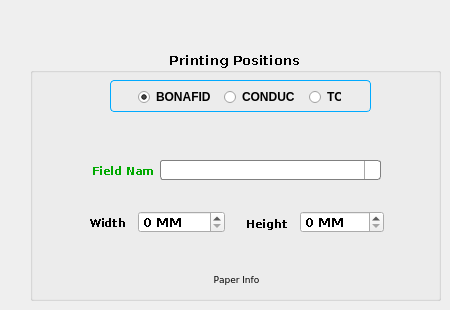
   <widget class="QWidget" name="printPage">
    <widget class="QGroupBox" name="printGB">
     <property name="geometry">
      <rect>
       <x>30</x>
       <y>50</y>
       <width>411</width>
       <height>251</height>
      </rect>
     </property>
     <property name="font">
      <font>
       <family>Verdana</family>
       <pointsize>10</pointsize>
       <weight>75</weight>
       <bold>true</bold>
       <stylestrategy>NoAntialias</stylestrategy>
       <kerning>false</kerning>
      </font>
     </property>
     <property name="title">
      <string>Printing Positions</string>
     </property>
     <property name="alignment">
      <set>Qt::AlignCenter</set>
     </property>
     <widget class="QLabel" name="label_9">
      <property name="geometry">
       <rect>
        <x>62</x>
        <y>114</y>
        <width>61</width>
        <height>13</height>
       </rect>
      </property>
      <property name="font">
       <font>
        <weight>75</weight>
        <bold>true</bold>
       </font>
      </property>
      <property name="text">
       <string>&lt;!DOCTYPE HTML PUBLIC &quot;-//W3C//DTD HTML 4.0//EN&quot; &quot;http://www.w3.org/TR/REC-html40/strict.dtd&quot;&gt;
&lt;html&gt;&lt;head&gt;&lt;meta name=&quot;qrichtext&quot; content=&quot;1&quot; /&gt;&lt;style type=&quot;text/css&quot;&gt;
p, li { white-space: pre-wrap; }
&lt;/style&gt;&lt;/head&gt;&lt;body style=&quot; font-family:'MS Shell Dlg 2'; font-size:8.25pt; font-weight:600; font-style:normal;&quot;&gt;
&lt;p style=&quot; margin-top:0px; margin-bottom:0px; margin-left:0px; margin-right:0px; -qt-block-indent:0; text-indent:0px;&quot;&gt;&lt;span style=&quot; font-size:8pt; color:#00aa00;&quot;&gt;Field Name&lt;/span&gt;&lt;/p&gt;&lt;/body&gt;&lt;/html&gt;</string>
      </property>
      <property name="buddy">
       <cstring>fieldCombo</cstring>
      </property>
     </widget>
     <widget class="QComboBox" name="fieldCombo">
      <property name="geometry">
       <rect>
        <x>130</x>
        <y>110</y>
        <width>221</width>
        <height>20</height>
       </rect>
      </property>
      <property name="minimumSize">
       <size>
        <width>101</width>
        <height>20</height>
       </size>
      </property>
      <property name="styleSheet">
       <string notr="true"> QComboBox {
     border: 1px solid gray;
     border-radius: 3px;
     padding: 1px 18px 1px 3px;
     min-width: 6em;
 }

 QComboBox:editable {
     background: white;
 }

 QComboBox:!editable, QComboBox::drop-down:editable {
      background: qlineargradient(x1: 0, y1: 0, x2: 0, y2: 1,
                                  stop: 0 #E1E1E1, stop: 0.4 #DDDDDD,
                                  stop: 0.5 #D8D8D8, stop: 1.0 #D3D3D3);
 }

 /* QComboBox gets the &quot;on&quot; state when the popup is open */
 QComboBox:!editable:on, QComboBox::drop-down:editable:on {
     background: qlineargradient(x1: 0, y1: 0, x2: 0, y2: 1,
                                 stop: 0 #D3D3D3, stop: 0.4 #D8D8D8,
                                 stop: 0.5 #DDDDDD, stop: 1.0 #E1E1E1);
 }

 QComboBox:on { /* shift the text when the popup opens */
     padding-top: 3px;
     padding-left: 4px;
 }

 QComboBox::drop-down {
     subcontrol-origin: padding;
     subcontrol-position: top right;
     width: 15px;

     border-left-width: 1px;
     border-left-color: darkgray;
     border-left-style: solid; /* just a single line */
     border-top-right-radius: 3px; /* same radius as the QComboBox */
     border-bottom-right-radius: 3px;
 }

 QComboBox::down-arrow {
     image: url(:/Images/down_arrow.png);
 }

 QComboBox::down-arrow:on { /* shift the arrow when popup is open */
     top: 1px;
     left: 1px;
 }</string>
      </property>
      <property name="currentIndex">
       <number>-1</number>
      </property>
      <property name="maxVisibleItems">
       <number>18</number>
      </property>
      <property name="maxCount">
       <number>20</number>
      </property>
      <property name="sizeAdjustPolicy">
       <enum>QComboBox::AdjustToContentsOnFirstShow</enum>
      </property>
     </widget>
     <widget class="QLabel" name="label_10">
      <property name="geometry">
       <rect>
        <x>59</x>
        <y>163</y>
        <width>51</width>
        <height>20</height>
       </rect>
      </property>
      <property name="font">
       <font>
        <pointsize>8</pointsize>
        <weight>75</weight>
        <bold>true</bold>
       </font>
      </property>
      <property name="text">
       <string>Width</string>
      </property>
      <property name="buddy">
       <cstring>xSB</cstring>
      </property>
     </widget>
     <widget class="QLabel" name="label_11">
      <property name="geometry">
       <rect>
        <x>216</x>
        <y>164</y>
        <width>51</width>
        <height>20</height>
       </rect>
      </property>
      <property name="font">
       <font>
        <pointsize>8</pointsize>
        <weight>75</weight>
        <bold>true</bold>
       </font>
      </property>
      <property name="text">
       <string>Height</string>
      </property>
      <property name="buddy">
       <cstring>ySB</cstring>
      </property>
     </widget>
     <widget class="QSpinBox" name="xSB">
      <property name="geometry">
       <rect>
        <x>108</x>
        <y>161</y>
        <width>87</width>
        <height>22</height>
       </rect>
      </property>
      <property name="styleSheet">
       <string notr="true">QSpinBox {
     padding-right: 15px; /* make room for the arrows */
     border-image: url(:Images/frame.png) 4;
     border-width: 3;
 }

 QSpinBox::up-button {
     subcontrol-origin: border;
     subcontrol-position: top right; /* position at the top right corner */

     width: 16px; /* 16 + 2*1px border-width = 15px padding + 3px parent border */
     border-image: url(:/Images/spinup.png) 1;
     border-width: 1px;
 }

 QSpinBox::up-button:hover {
     border-image: url(:/Images/spinup_hover.png) 1;
 }

 QSpinBox::up-button:pressed {
     border-image: url(:/Images/spinup_pressed.png) 1;
 }

 QSpinBox::up-arrow {
     image: url(:Images/up_arrow.png);
     width: 7px;
     height: 7px;
 }

 QSpinBox::up-arrow:disabled, QSpinBox::up-arrow:off { /* off state when value is max */
    image: url(:/Images/up_arrow_disabled.png);
 }

 QSpinBox::down-button {
     subcontrol-origin: border;
     subcontrol-position: bottom right; /* position at bottom right corner */

     width: 16px;
     border-image: url(:/Images/spindown.png) 1;
     border-width: 1px;
     border-top-width: 0;
 }

 QSpinBox::down-button:hover {
     border-image: url(:/Images/spindown_hover.png) 1;
 }

 QSpinBox::down-button:pressed {
     border-image: url(:/Images/spindown_pressed.png) 1;
 }

 QSpinBox::down-arrow {
     image: url(:/Images/down_arrow.png);
     width: 7px;
     height: 7px;
 }

 QSpinBox::down-arrow:disabled,
 QSpinBox::down-arrow:off { /* off state when value in min */
    image: url(:/Images/down_arrow_disabled.png);
 }</string>
      </property>
      <property name="frame">
       <bool>true</bool>
      </property>
      <property name="suffix">
       <string> MM</string>
      </property>
      <property name="maximum">
       <number>1000</number>
      </property>
      <property name="value">
       <number>0</number>
      </property>
     </widget>
     <widget class="QSpinBox" name="ySB">
      <property name="geometry">
       <rect>
        <x>270</x>
        <y>161</y>
        <width>84</width>
        <height>22</height>
       </rect>
      </property>
      <property name="styleSheet">
       <string notr="true">QSpinBox {
     padding-right: 15px; /* make room for the arrows */
     border-image: url(:Images/frame.png) 4;
     border-width: 3;
 }

 QSpinBox::up-button {
     subcontrol-origin: border;
     subcontrol-position: top right; /* position at the top right corner */

     width: 16px; /* 16 + 2*1px border-width = 15px padding + 3px parent border */
     border-image: url(:/Images/spinup.png) 1;
     border-width: 1px;
 }

 QSpinBox::up-button:hover {
     border-image: url(:/Images/spinup_hover.png) 1;
 }

 QSpinBox::up-button:pressed {
     border-image: url(:/Images/spinup_pressed.png) 1;
 }

 QSpinBox::up-arrow {
     image: url(:Images/up_arrow.png);
     width: 7px;
     height: 7px;
 }

 QSpinBox::up-arrow:disabled, QSpinBox::up-arrow:off { /* off state when value is max */
    image: url(:/Images/up_arrow_disabled.png);
 }

 QSpinBox::down-button {
     subcontrol-origin: border;
     subcontrol-position: bottom right; /* position at bottom right corner */

     width: 16px;
     border-image: url(:/Images/spindown.png) 1;
     border-width: 1px;
     border-top-width: 0;
 }

 QSpinBox::down-button:hover {
     border-image: url(:/Images/spindown_hover.png) 1;
 }

 QSpinBox::down-button:pressed {
     border-image: url(:/Images/spindown_pressed.png) 1;
 }

 QSpinBox::down-arrow {
     image: url(:/Images/down_arrow.png);
     width: 7px;
     height: 7px;
 }

 QSpinBox::down-arrow:disabled,
 QSpinBox::down-arrow:off { /* off state when value in min */
    image: url(:/Images/down_arrow_disabled.png);
 }</string>
      </property>
      <property name="suffix">
       <string> MM</string>
      </property>
      <property name="maximum">
       <number>1000</number>
      </property>
     </widget>
     <widget class="QLabel" name="paperLabel">
      <property name="geometry">
       <rect>
        <x>16</x>
        <y>224</y>
        <width>381</width>
        <height>16</height>
       </rect>
      </property>
      <property name="font">
       <font>
        <stylestrategy>PreferAntialias</stylestrategy>
       </font>
      </property>
      <property name="styleSheet">
       <string notr="true"/>
      </property>
      <property name="text">
       <string>&lt;!DOCTYPE HTML PUBLIC &quot;-//W3C//DTD HTML 4.0//EN&quot; &quot;http://www.w3.org/TR/REC-html40/strict.dtd&quot;&gt;
&lt;html&gt;&lt;head&gt;&lt;meta name=&quot;qrichtext&quot; content=&quot;1&quot; /&gt;&lt;style type=&quot;text/css&quot;&gt;
p, li { white-space: pre-wrap; }
&lt;/style&gt;&lt;/head&gt;&lt;body style=&quot; font-family:'MS Shell Dlg 2'; font-size:8.25pt; font-weight:400; font-style:normal;&quot;&gt;
&lt;p style=&quot; margin-top:0px; margin-bottom:0px; margin-left:0px; margin-right:0px; -qt-block-indent:0; text-indent:0px;&quot;&gt;&lt;span style=&quot; font-size:7pt; color:#000000;&quot;&gt;Paper Info&lt;/span&gt;&lt;/p&gt;
&lt;p style=&quot;-qt-paragraph-type:empty; margin-top:0px; margin-bottom:0px; margin-left:0px; margin-right:0px; -qt-block-indent:0; text-indent:0px; font-size:8pt; font-weight:600; color:#000000;&quot;&gt;&lt;/p&gt;&lt;/body&gt;&lt;/html&gt;</string>
      </property>
      <property name="textFormat">
       <enum>Qt::RichText</enum>
      </property>
      <property name="alignment">
       <set>Qt::AlignCenter</set>
      </property>
     </widget>
     <widget class="QFrame" name="frame_2">
      <property name="geometry">
       <rect>
        <x>80</x>
        <y>30</y>
        <width>261</width>
        <height>32</height>
       </rect>
      </property>
      <property name="styleSheet">
       <string notr="true">QFrame, QLabel, QToolTip {
     border: 1px solid #00AAFF ;

     border-radius: 4px;
     padding: 2px;
background-color: qlineargradient(x1: 0, y1: 0, x2: 0, y2: 1, 
stop: 0 #E0E0E0, stop: 1 #FFFFFF);
     
 }

</string>
      </property>
      <property name="frameShape">
       <enum>QFrame::StyledPanel</enum>
      </property>
      <property name="frameShadow">
       <enum>QFrame::Plain</enum>
      </property>
      <widget class="QRadioButton" name="bonafideRB1">
       <property name="geometry">
        <rect>
         <x>27</x>
         <y>10</y>
         <width>74</width>
         <height>13</height>
        </rect>
       </property>
       <property name="font">
        <font>
         <weight>75</weight>
         <bold>true</bold>
        </font>
       </property>
       <property name="styleSheet">
        <string notr="true">QRadioButton::indicator {
     width: 13px;
     height: 13px;
 }

 QRadioButton::indicator::unchecked {
     image: url(:/Images/radiobutton_unchecked.png);
 }

 QRadioButton::indicator:unchecked:hover {
     image: url(:/Images/radiobutton_unchecked_hover.png);
 }

 QRadioButton::indicator:unchecked:pressed {
     image: url(:/Images/radiobutton_unchecked_pressed.png);
 }

 QRadioButton::indicator::checked {
     image: url(:/Images/radiobutton_checked.png);
 }

 QRadioButton::indicator:checked:hover {
     image: url(:/Images/radiobutton_checked_hover.png);
 }

 QRadioButton::indicator:checked:pressed {
     image: url(:/Images/radiobutton_checked_pressed.png);
 }</string>
       </property>
       <property name="text">
        <string>BONAFIDE</string>
       </property>
       <property name="checkable">
        <bool>true</bool>
       </property>
       <property name="checked">
        <bool>true</bool>
       </property>
      </widget>
      <widget class="QRadioButton" name="conductRB1">
       <property name="geometry">
        <rect>
         <x>113</x>
         <y>10</y>
         <width>71</width>
         <height>13</height>
        </rect>
       </property>
       <property name="font">
        <font>
         <weight>75</weight>
         <bold>true</bold>
        </font>
       </property>
       <property name="styleSheet">
        <string notr="true">QRadioButton::indicator {
     width: 13px;
     height: 13px;
 }

 QRadioButton::indicator::unchecked {
     image: url(:/Images/radiobutton_unchecked.png);
 }

 QRadioButton::indicator:unchecked:hover {
     image: url(:/Images/radiobutton_unchecked_hover.png);
 }

 QRadioButton::indicator:unchecked:pressed {
     image: url(:/Images/radiobutton_unchecked_pressed.png);
 }

 QRadioButton::indicator::checked {
     image: url(:/Images/radiobutton_checked.png);
 }

 QRadioButton::indicator:checked:hover {
     image: url(:/Images/radiobutton_checked_hover.png);
 }

 QRadioButton::indicator:checked:pressed {
     image: url(:/Images/radiobutton_checked_pressed.png);
 }</string>
       </property>
       <property name="text">
        <string>CONDUCT</string>
       </property>
      </widget>
      <widget class="QRadioButton" name="tcRB1">
       <property name="geometry">
        <rect>
         <x>198</x>
         <y>10</y>
         <width>33</width>
         <height>13</height>
        </rect>
       </property>
       <property name="font">
        <font>
         <weight>75</weight>
         <bold>true</bold>
        </font>
       </property>
       <property name="styleSheet">
        <string notr="true">QRadioButton::indicator {
     width: 13px;
     height: 13px;
 }

 QRadioButton::indicator::unchecked {
     image: url(:/Images/radiobutton_unchecked.png);
 }

 QRadioButton::indicator:unchecked:hover {
     image: url(:/Images/radiobutton_unchecked_hover.png);
 }

 QRadioButton::indicator:unchecked:pressed {
     image: url(:/Images/radiobutton_unchecked_pressed.png);
 }

 QRadioButton::indicator::checked {
     image: url(:/Images/radiobutton_checked.png);
 }

 QRadioButton::indicator:checked:hover {
     image: url(:/Images/radiobutton_checked_hover.png);
 }

 QRadioButton::indicator:checked:pressed {
     image: url(:/Images/radiobutton_checked_pressed.png);
 }</string>
       </property>
       <property name="text">
        <string>TC</string>
       </property>
      </widget>
     </widget>
     <widget class="QLabel" name="label_13">
      <property name="geometry">
       <rect>
        <x>10</x>
        <y>10</y>
        <width>51</width>
        <height>61</height>
       </rect>
      </property>
      <property name="text">
       <string/>
      </property>
      <property name="pixmap">
       <pixmap resource="../resources/res.qrc">:/Images/measuring_tape.png</pixmap>
      </property>
     </widget>
    </widget>
   </widget>
